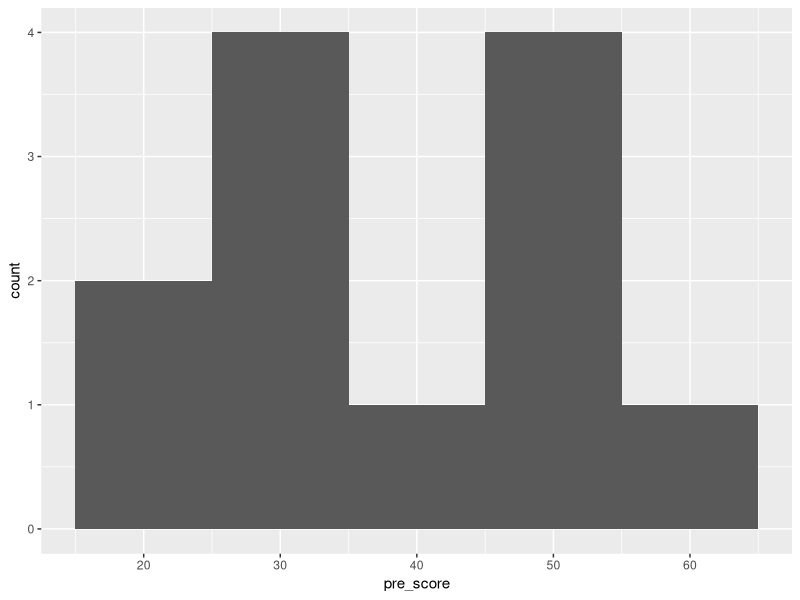
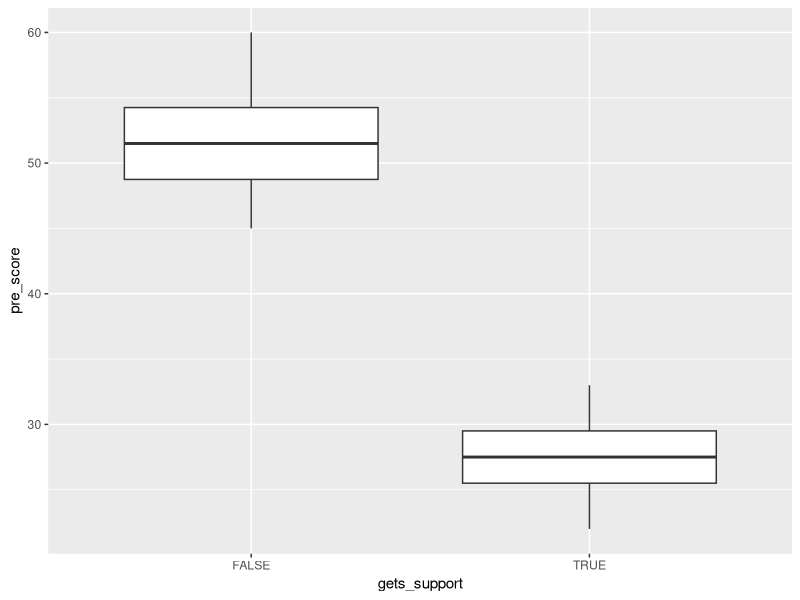
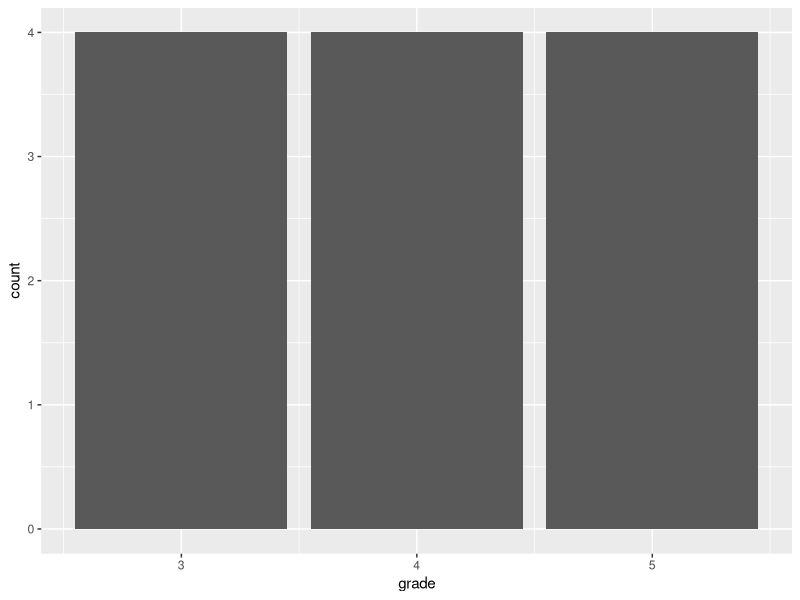
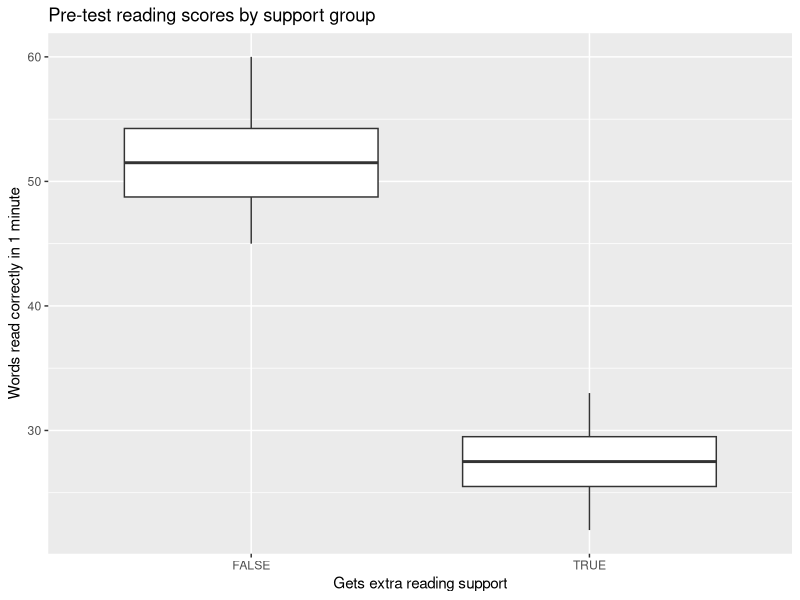

The R script that drew these images, in order:
## ---- chunk 1
#load tidyverse(ggplot2 is inside it)
library(tidyverse)

#read the cleaned data from the data folder(one folder up)
scores <- read_csv("../data/reading_scores_clean.csv")
## ---- chunk 2
#draw a histogram of pre-test scores with 10-point bins 
ggplot(scores, aes(x = pre_score)) + 
  geom_histogram(binwidth = 10)
## ---- chunk 3
#compare pre-test scores between the two support groups
ggplot(scores, aes(x = gets_support, y = pre_score)) +
  geom_boxplot()
## ---- chunk 4
ggplot(scores, aes(x = grade)) +
  geom_bar()
## ---- chunk 5
ggplot(scores, aes(x = gets_support, y= pre_score))+
  geom_boxplot() +
  labs(
    title = "Pre-test reading scores by support group",
    x = "Gets extra reading support",
    y = "Words read correctly in 1 minute"
  )
